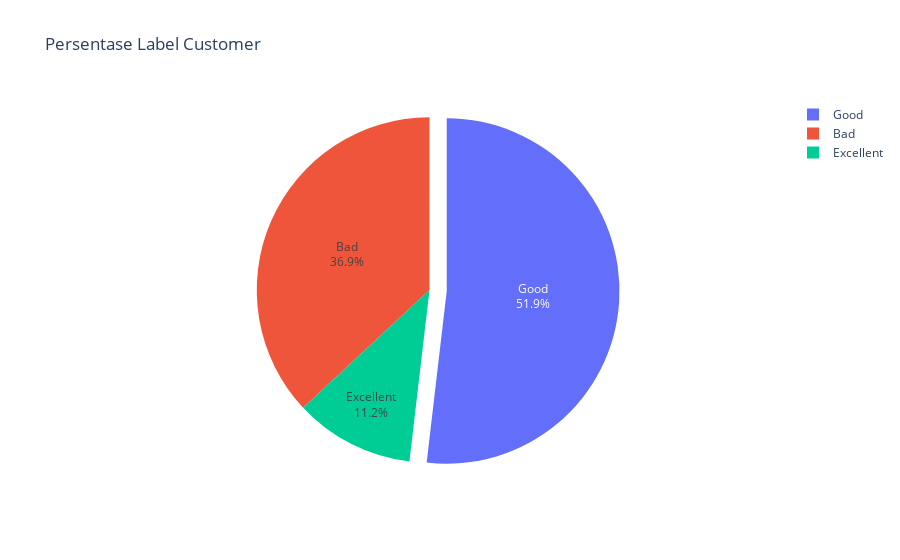

Here is the notebook cell this chart was saved with:
### Code cell
# Calculate percentage
percentage = (supermarket['Label'].value_counts(normalize=True) * 100).reset_index(name='Persentase')

# Create pie chart using Plotly Express
fig = px.pie(percentage, names='Label', values='Persentase',
             labels={'index': 'Label', 'Persentase': 'Percentage'},
             title='Persentase Label Customer')

# Add percentage labels to pie chart
fig.update_traces(textinfo='percent+label', pull=[0.1, 0], textposition='inside')

# Show the plot
fig.show()

### Figure 1 — Plotly figure (JSON) as saved in the notebook; plotly's stock layout.template omitted (floating-point values rounded to 4 significant figures)
{"data": [{"domain": {"x": [0, 1], "y": [0, 1]}, "hovertemplate": "Label=%{label}<br>Percentage=%{value}<extra></extra>", "labels": ["Good", "Bad", "Excellent"], "legendgroup": "", "name": "", "pull": [0.1, 0], "showlegend": true, "textinfo": "percent+label", "textposition": "inside", "type": "pie", "values": [51.85, 36.94, 11.21]}], "layout": {"legend": {"tracegroupgap": 0}, "title": {"text": "Persentase Label Customer"}}}
